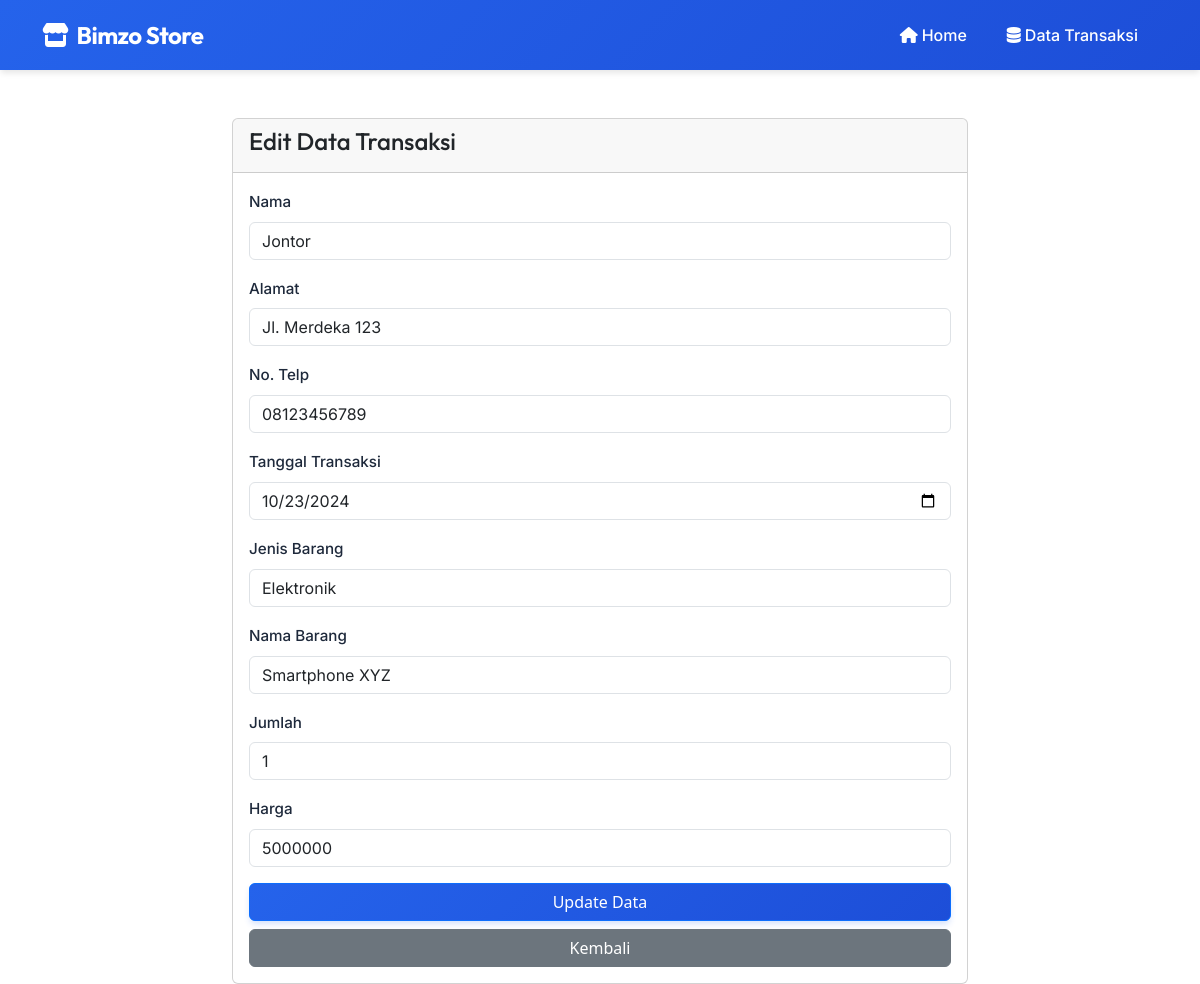
The app's page /edit.php?id=4 with its own data.
### tables this page shows
CREATE TABLE `abimanyu` (
  `id_pembeli` int(10) NOT NULL,
  `nama` varchar(30) NOT NULL,
  `alamat` varchar(50) NOT NULL,
  `no_telp` varchar(20) NOT NULL,
  `Tgl_Transaksi` date NOT NULL,
  `Jenis_barang` varchar(25) NOT NULL,
  `Nama_barang` varchar(50) NOT NULL,
  `Jumlah` int(20) NOT NULL,
  `Harga` int(25) NOT NULL
);

### edit.php (the view, shortened to what this page needs)
<?php
include 'config.php';
$errors = [];
$id = filter_input(INPUT_GET, 'id', FILTER_VALIDATE_INT);
try {
    $stmt = $conn->prepare("SELECT * FROM Abimanyu WHERE id_pembeli = ?");
    $stmt->bind_param("i", $id);
    $stmt->execute();
    $result = $stmt->get_result();
    $row = $result->fetch_assoc();
} catch (Exception $e) {
    header("Location: data.php?status=error&message=Database error");
    exit();
}
?>
<!DOCTYPE html>
<html lang="en">
<head>
    <link rel="stylesheet" href="css/shared.css">
    <link rel="stylesheet" href="css/data.css">
    <link href="https://cdn.jsdelivr.net/npm/bootstrap@5.3.0/dist/css/bootstrap.min.css" rel="stylesheet">
    <link rel="stylesheet" href="https://cdnjs.cloudflare.com/ajax/libs/font-awesome/6.0.0/css/all.min.css">
</head>
<body>
    <nav class="navbar navbar-expand-lg navbar-dark">
        <div class="container">
            <a class="navbar-brand" href="#"><i class="fas fa-store me-2"></i>Bimzo Store</a>
            <div class="collapse navbar-collapse" id="navbarNav">
                <ul class="navbar-nav ms-auto">
                    <li class="nav-item">
                        <a class="nav-link" href="index.php"><i class="fas fa-home me-1"></i>Home</a>
                    </li>
                    <li class="nav-item">
                        <a class="nav-link active" href="data.php"><i class="fas fa-database me-1"></i>Data Transaksi</a>
                    </li>
                </ul>
            </div>
        </div>
    </nav>
    <div class="container mt-5">
        <div class="row">
            <div class="col-md-8 offset-md-2">
                <div class="card">
                    <div class="card-header">
                        <h4>Edit Data Transaksi</h4>
                    </div>
                    <div class="card-body">
                        <form method="POST" novalidate class="needs-validation">
                            <div class="mb-3">
                                <label class="form-label">Nama</label>
                                <input type="text" class="form-control <?php echo isset($errors['nama']) ? 'is-invalid' : ''; ?>"
                                       name="nama" value="<?php echo htmlspecialchars($row['nama'] ?? ''); ?>" required>
                            </div>
                            <div class="mb-3">
                                <label class="form-label">Alamat</label>
                                <input type="text" class="form-control <?php echo isset($errors['alamat']) ? 'is-invalid' : ''; ?>"
                                       name="alamat" value="<?php echo htmlspecialchars($row['alamat'] ?? ''); ?>" required>
                            </div>
                            <div class="mb-3">
                                <label class="form-label">No. Telp</label>
                                <input type="tel" class="form-control <?php echo isset($errors['no_telp']) ? 'is-invalid' : ''; ?>"
                                       name="no_telp" value="<?php echo htmlspecialchars($row['no_telp'] ?? ''); ?>" required>
                            </div>
                            <div class="mb-3">
                                <label class="form-label">Tanggal Transaksi</label>
                                <input type="date" class="form-control <?php echo isset($errors['tgl_transaksi']) ? 'is-invalid' : ''; ?>"
                                       name="tgl_transaksi" value="<?php echo htmlspecialchars($row['Tgl_Transaksi'] ?? ''); ?>" required>
                            </div>
                            <div class="mb-3">
                                <label class="form-label">Jenis Barang</label>
                                <input type="text" class="form-control <?php echo isset($errors['jenis_barang']) ? 'is-invalid' : ''; ?>"
                                       name="jenis_barang" value="<?php echo htmlspecialchars($row['Jenis_barang'] ?? ''); ?>" required>
                            </div>
                            <div class="mb-3">
                                <label class="form-label">Nama Barang</label>
                                <input type="text" class="form-control <?php echo isset($errors['nama_barang']) ? 'is-invalid' : ''; ?>"
                                       name="nama_barang" value="<?php echo htmlspecialchars($row['Nama_barang'] ?? ''); ?>" required>
                            </div>
                            <div class="mb-3">
                                <label class="form-label">Jumlah</label>
                                <input type="number" class="form-control <?php echo isset($errors['jumlah']) ? 'is-invalid' : ''; ?>"
                                       name="jumlah" value="<?php echo htmlspecialchars($row['Jumlah'] ?? ''); ?>" required min="1">
                            </div>
                            <div class="mb-3">
                                <label class="form-label">Harga</label>
                                <input type="number" class="form-control <?php echo isset($errors['harga']) ? 'is-invalid' : ''; ?>"
                                       name="harga" value="<?php echo htmlspecialchars($row['Harga'] ?? ''); ?>" required min="0" step="0.01">
                            </div>
                            <div class="d-grid gap-2">
                                <button type="submit" name="update" class="btn btn-primary">Update Data</button>
                                <a href="data.php" class="btn btn-secondary">Kembali</a>
                            </div>
                        </form>
                    </div>
                </div>
            </div>
        </div>
    </div>
</body>
</html>

### css/shared.css (style rules this page uses)
:root { --primary-color: #2563eb; --secondary-color: #1d4ed8; --accent-color: #3b82f6; --text-color: #1e293b; --light-bg: #f8fafc; --border-radius: 12px; --transition: all 0.3s ease; --font-primary: 'Inter', -apple-system, BlinkMacSystemFont, sans-serif; --font-display: 'Outfit', var(--font-primary); }
* { margin: 0; padding: 0; box-sizing: border-box; }
body { font-family: var(--font-primary); color: var(--text-color); background-color: var(--light-bg); line-height: 1.6; font-size: 16px; }
h1, h2, h3, h4, h5, h6 { font-family: var(--font-display); font-weight: 600; line-height: 1.2; color: var(--text-color); }
.navbar { background: linear-gradient(135deg, var(--primary-color), var(--secondary-color)); padding: 1rem 0; box-shadow: 0 4px 6px -1px rgba(0, 0, 0, 0.1); height: 70px; }
.navbar-brand { font-family: var(--font-display); font-weight: 700; font-size: 1.5rem !important; letter-spacing: -0.5px; padding: 0.5rem 0; color: white !important; }
.navbar-nav .nav-link { font-family: var(--font-primary); font-weight: 500; font-size: 1rem !important; padding: 0.5rem 1rem !important; margin: 0 0.25rem; color: white !important; transition: var(--transition); border-radius: 8px; }
.container { max-width: 1200px; margin: 0 auto; padding: 0 1rem; }
.btn { font-family: var(--font-primary); font-weight: 500; font-size: 0.95rem; padding: 0.625rem 1.25rem; border-radius: 8px; transition: var(--transition); }
.btn-primary { background: linear-gradient(135deg, var(--primary-color), var(--secondary-color)); border: none; box-shadow: 0 4px 6px -1px rgba(37, 99, 235, 0.2); }
.form-label { font-family: var(--font-primary); font-weight: 500; font-size: 0.95rem; }
.form-control { font-family: var(--font-primary); font-size: 0.95rem; border-radius: 8px; padding: 0.625rem 1rem; }

### css/data.css (style rules this page uses)
.form-label { font-weight: 500; color: var(--text-color); margin-bottom: 0.5rem; }
.form-control { border-radius: 8px; border: 1px solid #e5e7eb; padding: 0.625rem 1rem; transition: var(--transition); }

### records on screen
abimanyu: nama "Jontor", alamat "Jl. Merdeka 123", no_telp "08123456789", tgl_transaksi "10/23/2024", jenis_barang "Elektronik", nama_barang "Smartphone XYZ", jumlah "1", harga "5000000"
